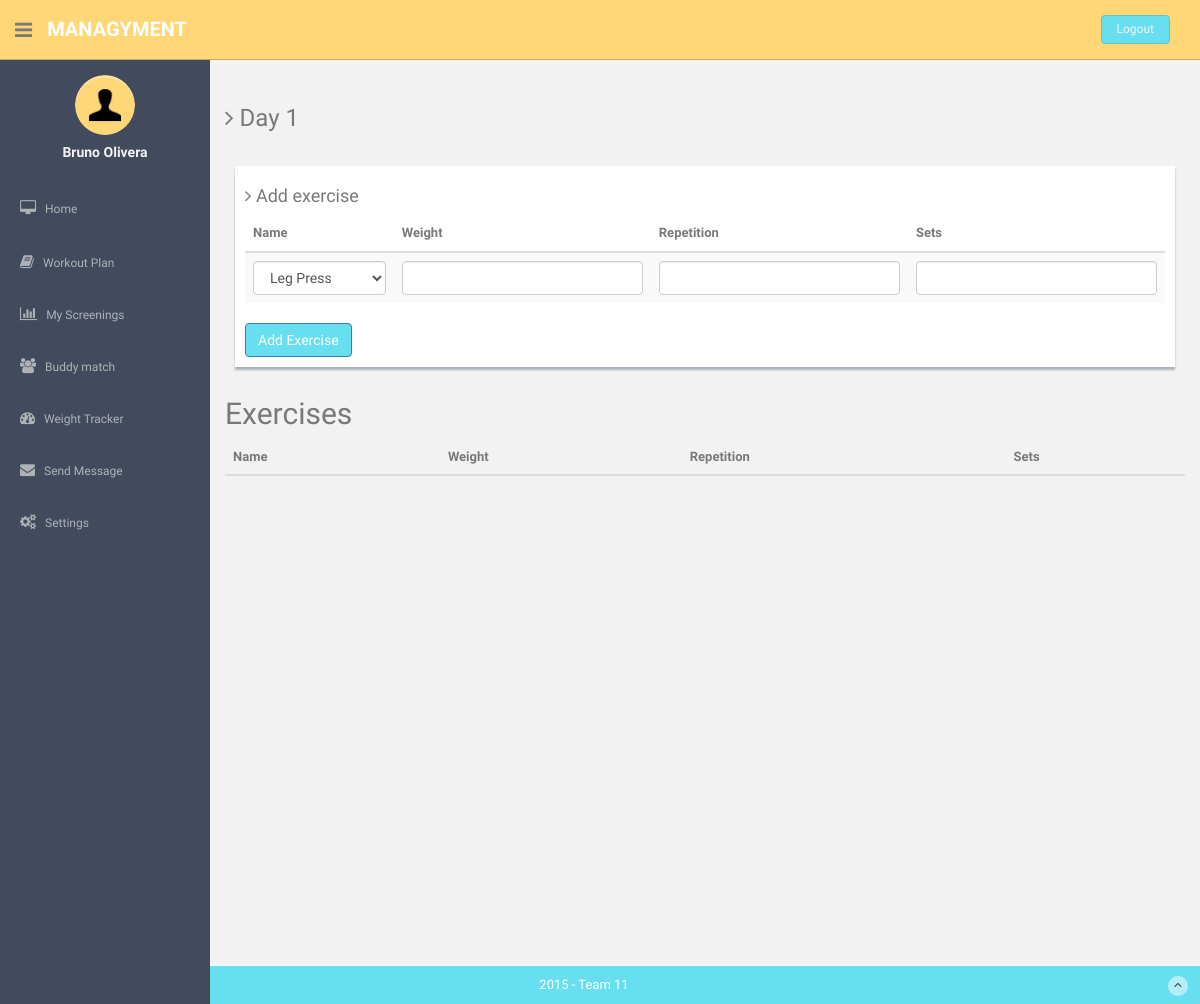
/workout/days/1/ (signed in), run on an earlier commit of the app's database.
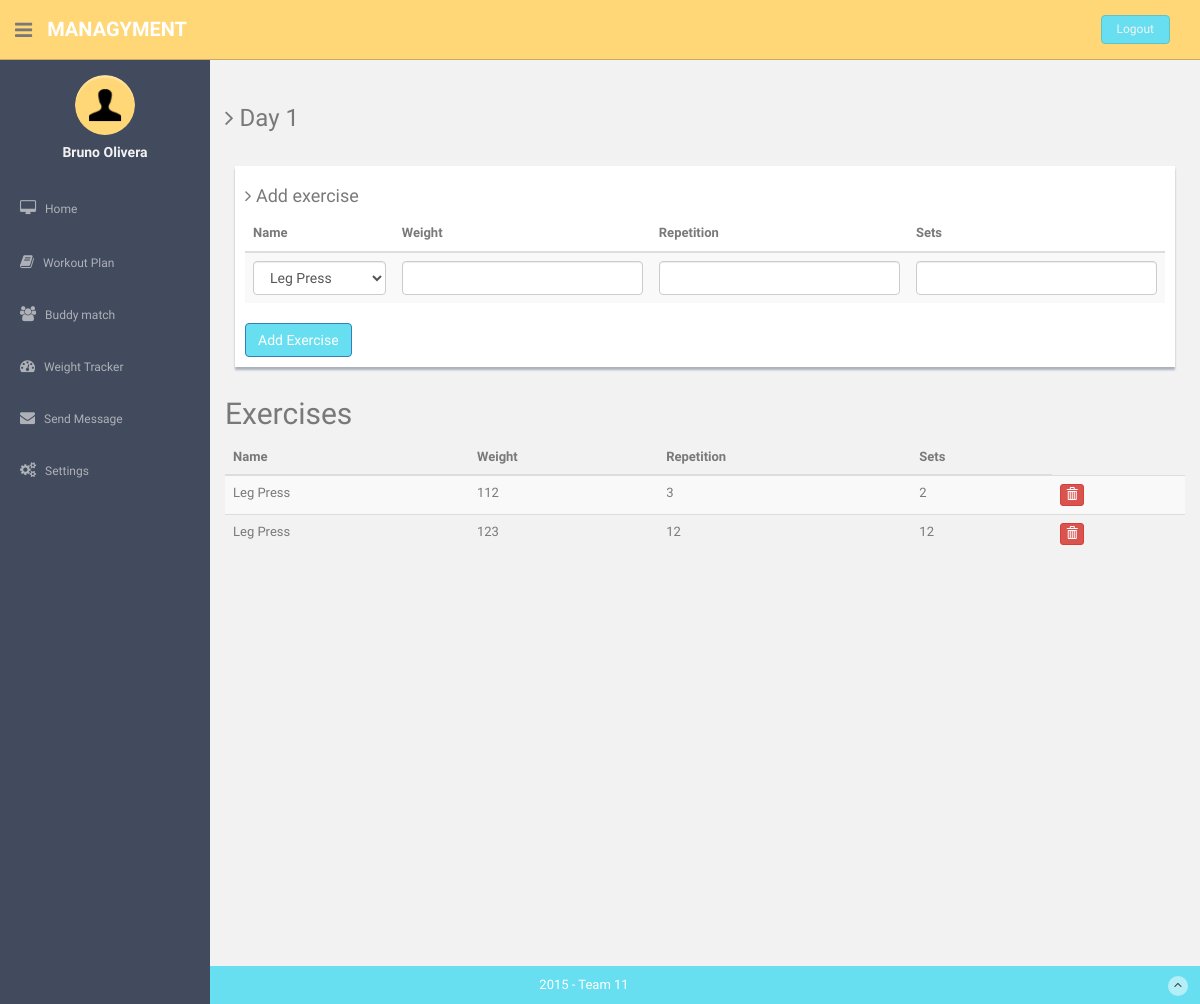
And on a later commit of the database.
### gym_app/models.py (models this page shows, shortened)
class Exercise(models.Model):
    task = models.ForeignKey(Task)
    weight = models.IntegerField(max_length=4, default = 1)
    repetition = models.IntegerField(max_length=4, default = 1)
    sets = models.IntegerField(max_length=4, default = 1)
    ONE = 1
    TWO = 2
    THREE = 3
    FOUR = 4
    FIVE = 5
    SIX = 6
    SEVEN = 7
    DAYS = (
        (ONE, 'Day 1'),
        (TWO, 'Day 2'),
        (THREE, 'Day 3'),
        (FOUR, 'Day 4'),
        (FIVE, 'Day 5'),
        (SIX, 'Day 6'),
        (SEVEN, 'Day 7'),
    )
    day = models.IntegerField(max_length=7,
                                      choices=DAYS,
                                      default=ONE)

class Task(models.Model):
    name = models.CharField(max_length=32)

### gym_app/views.py (the view)
# urls.py: url(r'^workout/days/(?P<day>\d{1})/$', workout_day),
@login_required
@user_passes_test(lambda u: u.groups.filter(Q(name='regular') | Q(name='premium') | Q(name='personal_trainer')).count() == 1, login_url='/permission_denied/')
def workout_day(request, day = '1'):
    if request.user.is_superuser:
        group = 'admin';
    else:
        try:
            group = User.objects.get(username=request.user.username).groups.all()[0].name;
        except:
            group = 'none'
    if request.method == 'POST':
        task_name = request.POST.get('task_name')
        exercise_form = ExerciseForm(data=request.POST)
        if group == "personal_trainer":
            username = request.POST.get("username")
        else:
            username = request.user.username
        user = User.objects.get(username = username)
        athlete = Athlete.objects.get(user = user.id)
        if exercise_form.is_valid():
            exercise = exercise_form.save(commit=False)
            task = Task.objects.get(name = task_name)
            exercise.task = task
            exercise.day = day
            exercise.save()
            athlete.workout_plan.exercises.add(exercise)
            athlete.save()
            if group == "personal_trainer":
                t_list = Task.objects.all()
                exercises = athlete.workout_plan.exercises.filter( day = int(day))
                exercise_form = ExerciseForm()
                return render(request, 'gym_app/workout_day.html', {'exercise_form': exercise_form, 'task_list' : t_list, 'exercises' : exercises, 'day': day, 'username': username, 'group' : group})
            else:
                path = '/workout/days/{0}'.format(day)
                return redirect(path)
        else:
            return HttpResponse('There are errors in the fields: {0}'.format(exercise_form.errors))
    else:
        t_list = Task.objects.all()
        if group == "personal_trainer":
            username = request.POST.get("username")
        else:
            username = request.user.username
        user = User.objects.get(username = username)
        athlete = Athlete.objects.get(user = user.id)
        exercises = athlete.workout_plan.exercises.filter( day = int(day))
        exercise_form = ExerciseForm()
        return render(request, 'gym_app/workout_day.html',
            {'exercise_form': exercise_form, 'task_list' : t_list, 'exercises' : exercises, 'day': day,'group' : group})

### gym_app/forms.py
class ExerciseForm(forms.ModelForm):
    weight = forms.CharField(widget=forms.TextInput(attrs={'class': "form-control"}))
    repetition = forms.CharField(widget=forms.TextInput(attrs={'class': "form-control"}))
    sets = forms.CharField(widget=forms.TextInput(attrs={'class': "form-control"}))
    class Meta:
        model = Exercise
        fields = ('weight','repetition', 'sets')

### templates/gym_app/workout_day.html (shortened to what this page needs)
{% extends 'base.html' %}
{% load staticfiles %}
{% block content%}
  <h3><i class="fa fa-angle-right"></i> Day {{day}}</h3>
  <div class="row mt"><div class="col-lg-12"><div class="form-panel">
      <h4><i class="fa fa-angle-right"></i> Add exercise</h4>
        <form id="user_form" method="post" action="/workout/days/{{day}}/"
                enctype="multipart/form-data">
            <table class="table table-striped table-advance table-hover">
              <thead>
                <tr>
                    <th>Name</th>
                    <th>Weight</th>
                    <th>Repetition</th>
                    <th>Sets</th>
                </tr>
              </thead>
              <tbody>
                        <tr>
                             <td align="left">
                                    <select class="form-control" id="sel1" name="task_name">
                                    {% for task in task_list %}
                                    <option>{{ task.name }}</option>
                                    {% endfor %}
                                    </select>
                            </td>
                            {% for field in exercise_form %}
                            <td align="left"><div class="fieldWrapper">
                                    {{ field }}
                            </div></td>
                            {% endfor %}
                        </tr>
              </tbody>
            </table>
            <input type="submit" class="btn btn-primary" name="submit" value="Add Exercise" />
        </form>
      </div>
    </div>
  </div>
          <h2 class="sub-header">Exercises</h2>
          <div class="table-responsive">
            <table class="table table-striped">
              <thead>
                <tr>
                    <th>Name</th>
                    <th>Weight</th>
                    <th>Repetition</th>
                    <th>Sets</th>
                </tr>
              </thead>
              <tbody>
                 {% for exercise in exercises %}
                        <tr>
                            <td align="left">{{exercise.task.name}}</td>
                            <td align="left">{{exercise.weight}}</td>
                            <td align="left">{{exercise.repetition}}</td>
                            <td align="left">{{exercise.sets}}</td>
                            <form method="post" action="/delete_exercise/" enctype="multipart/form-data">
                               <td align="left"> <button  name ='delete' type='submit' value='{{exercise.id}}'class="btn btn-danger btn-xs"><span class="glyphicon glyphicon-trash"></span></button> </td>
                            </form>
                        </tr>
                {% endfor %}
              </tbody>
            </table>
          </div>
{% endblock %}

### templates/base.html (shortened to what the changed rows need)
<!DOCTYPE html>
{% load staticfiles %}
<html lang="en">
  <head>
    <link href="{% static "css/bootstrap.css" %}" rel="stylesheet">
    <link href="{% static "font-awesome/css/font-awesome.css" %}" rel="stylesheet">
    <link href="{% static "css/zabuto_calendar.css" %}" rel="stylesheet">
    <link href="{% static "js/gritter/css/jquery.gritter.css" %}" rel="stylesheet">
    <link href="{% static "lineicons/style.css" %}" rel="stylesheet">
    <link href="{% static "css/style.css" %}" rel="stylesheet">
    <link href="{% static "css/style-responsive.css" %}" rel="stylesheet">
  </head>
  <body>
  <section id="container" >
      {% if user.is_authenticated %}
      <aside>
          <div id="sidebar"  class="nav-collapse ">
              <ul class="sidebar-menu" id="nav-accordion">
                  {% if group == "premium" or group == "regular" %}
                    {% if group == "premium" %}
                    <li class="sub-menu">
                      <a href="/screenings/" >
                          <i class="fa fa-bar-chart-o"></i>
                          <span>My Screenings</span>
                      </a>
                    </li>
                    {% endif %}
                  {% endif %}
              </ul>
          </div>
      </aside>
      {% endif %}
      <section id="main-content">
          <section class="wrapper site-min-height">
          	<div class="row mt">
          		<div class="col-lg-12">
          		{% block content %}
              {% endblock %}
          		</div>
          	</div>
		</section><! --/wrapper -->
      </section>
  </section>
  </body>
</html>

What changed in the data, as far as the page shows it:
added Exercise: task.name "Leg Press", weight "112", repetition "3", sets "2", {{ exercise.id }} 1 (drawn)
added Exercise: task.name "Leg Press", weight "123", repetition "12", sets "12", {{ exercise.id }} 2 (drawn)
Also different on the page:
text no longer shown: "My Screenings"
